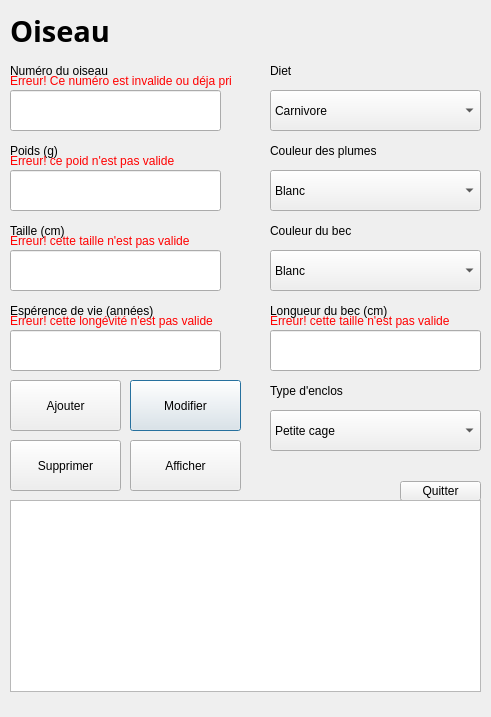
<?xml version="1.0" encoding="UTF-8"?>
<ui version="4.0">
 <class>Dialog</class>
 <widget class="QDialog" name="Dialog">
  <property name="geometry">
   <rect>
    <x>0</x>
    <y>0</y>
    <width>491</width>
    <height>717</height>
   </rect>
  </property>
  <property name="windowTitle">
   <string>Dialog</string>
  </property>
  <widget class="QLabel" name="label_poids_oiseau">
   <property name="geometry">
    <rect>
     <x>10</x>
     <y>140</y>
     <width>211</width>
     <height>21</height>
    </rect>
   </property>
   <property name="text">
    <string>Poids (g)</string>
   </property>
  </widget>
  <widget class="QLabel" name="label_taille_oiseau">
   <property name="geometry">
    <rect>
     <x>10</x>
     <y>220</y>
     <width>211</width>
     <height>21</height>
    </rect>
   </property>
   <property name="text">
    <string>Taille (cm)</string>
   </property>
  </widget>
  <widget class="QLabel" name="label_longevite_oiseau">
   <property name="geometry">
    <rect>
     <x>10</x>
     <y>300</y>
     <width>211</width>
     <height>21</height>
    </rect>
   </property>
   <property name="text">
    <string>Espérence de vie (années)</string>
   </property>
  </widget>
  <widget class="QLabel" name="label_diet_oiseau">
   <property name="geometry">
    <rect>
     <x>270</x>
     <y>60</y>
     <width>211</width>
     <height>21</height>
    </rect>
   </property>
   <property name="text">
    <string>Diet</string>
   </property>
  </widget>
  <widget class="QLabel" name="label_numero_oiseau">
   <property name="geometry">
    <rect>
     <x>10</x>
     <y>60</y>
     <width>211</width>
     <height>21</height>
    </rect>
   </property>
   <property name="text">
    <string>Numéro du oiseau</string>
   </property>
  </widget>
  <widget class="QLabel" name="label_longueur_bec">
   <property name="geometry">
    <rect>
     <x>270</x>
     <y>300</y>
     <width>211</width>
     <height>21</height>
    </rect>
   </property>
   <property name="text">
    <string>Longueur du bec (cm)</string>
   </property>
  </widget>
  <widget class="QLabel" name="label_couleur_plumes">
   <property name="geometry">
    <rect>
     <x>270</x>
     <y>140</y>
     <width>211</width>
     <height>21</height>
    </rect>
   </property>
   <property name="text">
    <string>Couleur des plumes</string>
   </property>
  </widget>
  <widget class="QLabel" name="label_couleur_bec">
   <property name="geometry">
    <rect>
     <x>270</x>
     <y>220</y>
     <width>211</width>
     <height>21</height>
    </rect>
   </property>
   <property name="text">
    <string>Couleur du bec</string>
   </property>
  </widget>
  <widget class="QLineEdit" name="lineEdit_taille_oiseau">
   <property name="geometry">
    <rect>
     <x>10</x>
     <y>250</y>
     <width>211</width>
     <height>41</height>
    </rect>
   </property>
  </widget>
  <widget class="QComboBox" name="comboBox_enclos_oiseau">
   <property name="geometry">
    <rect>
     <x>270</x>
     <y>410</y>
     <width>211</width>
     <height>41</height>
    </rect>
   </property>
   <item>
    <property name="text">
     <string>Petite cage</string>
    </property>
   </item>
   <item>
    <property name="text">
     <string>Moyenne cage</string>
    </property>
   </item>
   <item>
    <property name="text">
     <string>Grande cage</string>
    </property>
   </item>
   <item>
    <property name="text">
     <string>Très grande cage</string>
    </property>
   </item>
  </widget>
  <widget class="QLineEdit" name="lineEdit_poids_oiseau">
   <property name="geometry">
    <rect>
     <x>10</x>
     <y>170</y>
     <width>211</width>
     <height>41</height>
    </rect>
   </property>
  </widget>
  <widget class="QLineEdit" name="lineEdit_longevite_oiseau">
   <property name="geometry">
    <rect>
     <x>10</x>
     <y>330</y>
     <width>211</width>
     <height>41</height>
    </rect>
   </property>
  </widget>
  <widget class="QComboBox" name="comboBox_couleur_plumes">
   <property name="geometry">
    <rect>
     <x>270</x>
     <y>170</y>
     <width>211</width>
     <height>41</height>
    </rect>
   </property>
   <item>
    <property name="text">
     <string>Blanc</string>
    </property>
   </item>
   <item>
    <property name="text">
     <string>Noir</string>
    </property>
   </item>
   <item>
    <property name="text">
     <string>Brun</string>
    </property>
   </item>
   <item>
    <property name="text">
     <string>Gris</string>
    </property>
   </item>
   <item>
    <property name="text">
     <string>Rouge</string>
    </property>
   </item>
   <item>
    <property name="text">
     <string>Orange</string>
    </property>
   </item>
   <item>
    <property name="text">
     <string>Jaune</string>
    </property>
   </item>
   <item>
    <property name="text">
     <string>Vert</string>
    </property>
   </item>
   <item>
    <property name="text">
     <string>Bleu</string>
    </property>
   </item>
   <item>
    <property name="text">
     <string>Mauve</string>
    </property>
   </item>
  </widget>
  <widget class="QComboBox" name="comboBox_couleur_bec">
   <property name="geometry">
    <rect>
     <x>270</x>
     <y>250</y>
     <width>211</width>
     <height>41</height>
    </rect>
   </property>
   <item>
    <property name="text">
     <string>Blanc</string>
    </property>
   </item>
   <item>
    <property name="text">
     <string>Noir</string>
    </property>
   </item>
   <item>
    <property name="text">
     <string>Brun</string>
    </property>
   </item>
   <item>
    <property name="text">
     <string>Gris</string>
    </property>
   </item>
   <item>
    <property name="text">
     <string>Rouge</string>
    </property>
   </item>
   <item>
    <property name="text">
     <string>Orange</string>
    </property>
   </item>
   <item>
    <property name="text">
     <string>Jaune</string>
    </property>
   </item>
   <item>
    <property name="text">
     <string>Vert</string>
    </property>
   </item>
   <item>
    <property name="text">
     <string>Bleu</string>
    </property>
   </item>
   <item>
    <property name="text">
     <string>Mauve</string>
    </property>
   </item>
  </widget>
  <widget class="QPushButton" name="pushButton_modifier_oiseau">
   <property name="geometry">
    <rect>
     <x>130</x>
     <y>380</y>
     <width>111</width>
     <height>51</height>
    </rect>
   </property>
   <property name="text">
    <string>Modifier</string>
   </property>
  </widget>
  <widget class="QPushButton" name="pushButton_supprimer_oiseau">
   <property name="geometry">
    <rect>
     <x>10</x>
     <y>440</y>
     <width>111</width>
     <height>51</height>
    </rect>
   </property>
   <property name="text">
    <string>Supprimer</string>
   </property>
  </widget>
  <widget class="QComboBox" name="comboBox_diet_oiseau">
   <property name="geometry">
    <rect>
     <x>270</x>
     <y>90</y>
     <width>211</width>
     <height>41</height>
    </rect>
   </property>
   <item>
    <property name="text">
     <string>Carnivore</string>
    </property>
   </item>
   <item>
    <property name="text">
     <string>Herbivore</string>
    </property>
   </item>
   <item>
    <property name="text">
     <string>Omnivore</string>
    </property>
   </item>
  </widget>
  <widget class="QPushButton" name="pushButton_quitter_oiseau">
   <property name="geometry">
    <rect>
     <x>400</x>
     <y>481</y>
     <width>81</width>
     <height>20</height>
    </rect>
   </property>
   <property name="text">
    <string>Quitter</string>
   </property>
  </widget>
  <widget class="QLineEdit" name="lineEdit_numero_oiseau">
   <property name="geometry">
    <rect>
     <x>10</x>
     <y>90</y>
     <width>211</width>
     <height>41</height>
    </rect>
   </property>
  </widget>
  <widget class="QPushButton" name="pushButton_ajouter_oiseau">
   <property name="geometry">
    <rect>
     <x>10</x>
     <y>380</y>
     <width>111</width>
     <height>51</height>
    </rect>
   </property>
   <property name="text">
    <string>Ajouter</string>
   </property>
  </widget>
  <widget class="QLabel" name="label_enclos_oiseau">
   <property name="geometry">
    <rect>
     <x>270</x>
     <y>380</y>
     <width>211</width>
     <height>21</height>
    </rect>
   </property>
   <property name="text">
    <string>Type d'enclos</string>
   </property>
  </widget>
  <widget class="QLabel" name="label_oiseau">
   <property name="geometry">
    <rect>
     <x>10</x>
     <y>10</y>
     <width>471</width>
     <height>41</height>
    </rect>
   </property>
   <property name="font">
    <font>
     <family>Arial Black</family>
     <pointsize>22</pointsize>
     <weight>75</weight>
     <bold>true</bold>
    </font>
   </property>
   <property name="text">
    <string>Oiseau</string>
   </property>
  </widget>
  <widget class="QLabel" name="label_erreur_numero_oiseau">
   <property name="geometry">
    <rect>
     <x>10</x>
     <y>70</y>
     <width>221</width>
     <height>21</height>
    </rect>
   </property>
   <property name="palette">
    <palette>
     <active>
      <colorrole role="WindowText">
       <brush brushstyle="SolidPattern">
        <color alpha="255">
         <red>255</red>
         <green>0</green>
         <blue>0</blue>
        </color>
       </brush>
      </colorrole>
     </active>
     <inactive>
      <colorrole role="WindowText">
       <brush brushstyle="SolidPattern">
        <color alpha="255">
         <red>255</red>
         <green>0</green>
         <blue>0</blue>
        </color>
       </brush>
      </colorrole>
     </inactive>
     <disabled>
      <colorrole role="WindowText">
       <brush brushstyle="SolidPattern">
        <color alpha="255">
         <red>120</red>
         <green>120</green>
         <blue>120</blue>
        </color>
       </brush>
      </colorrole>
     </disabled>
    </palette>
   </property>
   <property name="autoFillBackground">
    <bool>false</bool>
   </property>
   <property name="text">
    <string>Erreur! Ce numéro est invalide ou déja pris.</string>
   </property>
  </widget>
  <widget class="QLabel" name="label_erreur_longevite_oiseau">
   <property name="geometry">
    <rect>
     <x>10</x>
     <y>310</y>
     <width>211</width>
     <height>21</height>
    </rect>
   </property>
   <property name="palette">
    <palette>
     <active>
      <colorrole role="WindowText">
       <brush brushstyle="SolidPattern">
        <color alpha="255">
         <red>255</red>
         <green>0</green>
         <blue>0</blue>
        </color>
       </brush>
      </colorrole>
     </active>
     <inactive>
      <colorrole role="WindowText">
       <brush brushstyle="SolidPattern">
        <color alpha="255">
         <red>255</red>
         <green>0</green>
         <blue>0</blue>
        </color>
       </brush>
      </colorrole>
     </inactive>
     <disabled>
      <colorrole role="WindowText">
       <brush brushstyle="SolidPattern">
        <color alpha="255">
         <red>120</red>
         <green>120</green>
         <blue>120</blue>
        </color>
       </brush>
      </colorrole>
     </disabled>
    </palette>
   </property>
   <property name="autoFillBackground">
    <bool>false</bool>
   </property>
   <property name="text">
    <string>Erreur! cette longévité n'est pas valide</string>
   </property>
  </widget>
  <widget class="QLabel" name="label_erreur_poids_oiseau">
   <property name="geometry">
    <rect>
     <x>10</x>
     <y>150</y>
     <width>211</width>
     <height>21</height>
    </rect>
   </property>
   <property name="palette">
    <palette>
     <active>
      <colorrole role="WindowText">
       <brush brushstyle="SolidPattern">
        <color alpha="255">
         <red>255</red>
         <green>0</green>
         <blue>0</blue>
        </color>
       </brush>
      </colorrole>
     </active>
     <inactive>
      <colorrole role="WindowText">
       <brush brushstyle="SolidPattern">
        <color alpha="255">
         <red>255</red>
         <green>0</green>
         <blue>0</blue>
        </color>
       </brush>
      </colorrole>
     </inactive>
     <disabled>
      <colorrole role="WindowText">
       <brush brushstyle="SolidPattern">
        <color alpha="255">
         <red>120</red>
         <green>120</green>
         <blue>120</blue>
        </color>
       </brush>
      </colorrole>
     </disabled>
    </palette>
   </property>
   <property name="autoFillBackground">
    <bool>false</bool>
   </property>
   <property name="text">
    <string>Erreur! ce poid n'est pas valide</string>
   </property>
  </widget>
  <widget class="QLabel" name="label_erreur_taille_oiseau">
   <property name="geometry">
    <rect>
     <x>10</x>
     <y>230</y>
     <width>211</width>
     <height>21</height>
    </rect>
   </property>
   <property name="palette">
    <palette>
     <active>
      <colorrole role="WindowText">
       <brush brushstyle="SolidPattern">
        <color alpha="255">
         <red>255</red>
         <green>0</green>
         <blue>0</blue>
        </color>
       </brush>
      </colorrole>
     </active>
     <inactive>
      <colorrole role="WindowText">
       <brush brushstyle="SolidPattern">
        <color alpha="255">
         <red>255</red>
         <green>0</green>
         <blue>0</blue>
        </color>
       </brush>
      </colorrole>
     </inactive>
     <disabled>
      <colorrole role="WindowText">
       <brush brushstyle="SolidPattern">
        <color alpha="255">
         <red>120</red>
         <green>120</green>
         <blue>120</blue>
        </color>
       </brush>
      </colorrole>
     </disabled>
    </palette>
   </property>
   <property name="autoFillBackground">
    <bool>false</bool>
   </property>
   <property name="text">
    <string>Erreur! cette taille n'est pas valide</string>
   </property>
  </widget>
  <widget class="QPushButton" name="pushButton_afficher_oiseau">
   <property name="geometry">
    <rect>
     <x>130</x>
     <y>440</y>
     <width>111</width>
     <height>51</height>
    </rect>
   </property>
   <property name="text">
    <string>Afficher</string>
   </property>
  </widget>
  <widget class="QTextBrowser" name="textBrowser_oiseau">
   <property name="geometry">
    <rect>
     <x>10</x>
     <y>500</y>
     <width>471</width>
     <height>192</height>
    </rect>
   </property>
  </widget>
  <widget class="QLineEdit" name="lineEdit_longueur_bec_oiseau">
   <property name="geometry">
    <rect>
     <x>270</x>
     <y>330</y>
     <width>211</width>
     <height>41</height>
    </rect>
   </property>
  </widget>
  <widget class="QLabel" name="label_erreur_longueurbec_oiseau">
   <property name="geometry">
    <rect>
     <x>270</x>
     <y>310</y>
     <width>211</width>
     <height>21</height>
    </rect>
   </property>
   <property name="palette">
    <palette>
     <active>
      <colorrole role="WindowText">
       <brush brushstyle="SolidPattern">
        <color alpha="255">
         <red>255</red>
         <green>0</green>
         <blue>0</blue>
        </color>
       </brush>
      </colorrole>
     </active>
     <inactive>
      <colorrole role="WindowText">
       <brush brushstyle="SolidPattern">
        <color alpha="255">
         <red>255</red>
         <green>0</green>
         <blue>0</blue>
        </color>
       </brush>
      </colorrole>
     </inactive>
     <disabled>
      <colorrole role="WindowText">
       <brush brushstyle="SolidPattern">
        <color alpha="255">
         <red>120</red>
         <green>120</green>
         <blue>120</blue>
        </color>
       </brush>
      </colorrole>
     </disabled>
    </palette>
   </property>
   <property name="autoFillBackground">
    <bool>false</bool>
   </property>
   <property name="text">
    <string>Erreur! cette taille n'est pas valide</string>
   </property>
  </widget>
 </widget>
 <resources/>
 <connections/>
</ui>
